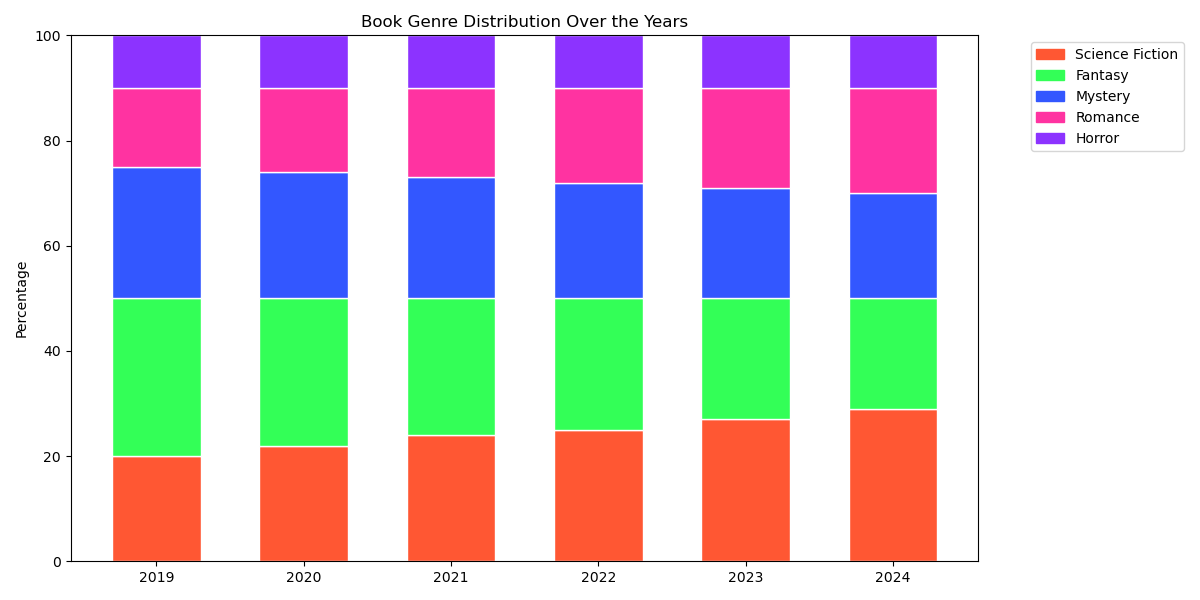

The script that drew this image:

import matplotlib.pyplot as plt

years = ['2019', '2020', '2021', '2022', '2023', '2024']
book_genres = {
    'Science Fiction': [20, 22, 24, 25, 27, 29],
    'Fantasy': [30, 28, 26, 25, 23, 21],
    'Mystery': [25, 24, 23, 22, 21, 20],
    'Romance': [15, 16, 17, 18, 19, 20],
    'Horror': [10, 10, 10, 10, 10, 10]
}

totals = [sum(values) for values in zip(*book_genres.values())]
data_percentage = {genre: [value / total * 100 for value, total in zip(values, totals)]
                   for genre, values in book_genres.items()}

colors = {
    'Science Fiction': '#FF5733',
    'Fantasy': '#33FF57',
    'Mystery': '#3357FF',
    'Romance': '#FF33A1',
    'Horror': '#8C33FF'
}

prev_values = [0] * len(years)
fig, ax = plt.subplots(figsize=(12, 6))

for genre, values in data_percentage.items():
    ax.bar(
        years,
        values,
        bottom=prev_values,
        color=colors[genre],
        edgecolor='white',
        width=0.6
    )
    prev_values = [pv + v for pv, v in zip(prev_values, values)]

ax.set_ylabel('Percentage')
ax.set_title('Book Genre Distribution Over the Years')
ax.set_ylim(0, 100)

genre_patches = [plt.Rectangle((0, 0), 1, 1, color=colors[genre]) for genre in book_genres]
ax.legend(genre_patches, book_genres.keys(), bbox_to_anchor=(1.05, 1), loc='upper left')

plt.tight_layout()
plt.show()
